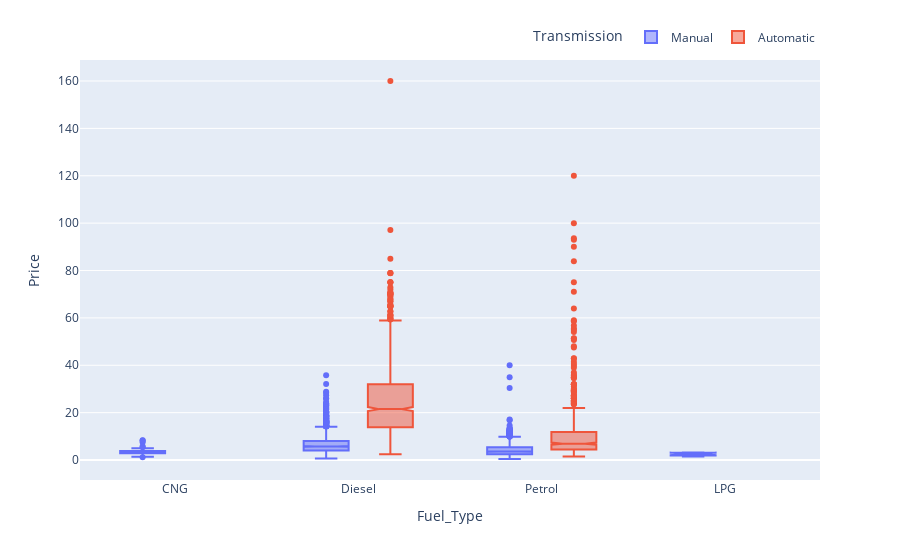

The code cell stored with this chart in its notebook:
### Code cell
fig = px.box(data, x='Fuel_Type',y='Price', color='Transmission', notched=True)
fig.update_layout(legend=dict(orientation="h",yanchor="bottom",y=1.02,xanchor="right",x=1))
fig.show()

### Figure 1 — Plotly figure (JSON) as saved in the notebook; plotly's stock layout.template omitted (floating-point values rounded to 4 significant figures; data arrays with more than 128 entries replaced by an {"elided": "..."} marker saying what was removed)
{"data": [{"alignmentgroup": "True", "hovertemplate": "Transmission=Manual<br>Fuel_Type=%{x}<br>Price=%{y}<extra></extra>", "legendgroup": "Manual", "marker": {"color": "#636efa"}, "name": "Manual", "notched": true, "offsetgroup": "Manual", "orientation": "v", "showlegend": true, "type": "box", "x": {"elided": "4266 str values"}, "x0": " ", "xaxis": "x", "y": {"elided": "4266 float values"}, "y0": " ", "yaxis": "y"}, {"alignmentgroup": "True", "hovertemplate": "Transmission=Automatic<br>Fuel_Type=%{x}<br>Price=%{y}<extra></extra>", "legendgroup": "Automatic", "marker": {"color": "#EF553B"}, "name": "Automatic", "notched": true, "offsetgroup": "Automatic", "orientation": "v", "showlegend": true, "type": "box", "x": {"elided": "1709 str values"}, "x0": " ", "xaxis": "x", "y": {"elided": "1709 float values"}, "y0": " ", "yaxis": "y"}], "layout": {"boxmode": "group", "legend": {"orientation": "h", "title": {"text": "Transmission"}, "tracegroupgap": 0, "x": 1, "xanchor": "right", "y": 1.02, "yanchor": "bottom"}, "margin": {"t": 60}, "xaxis": {"anchor": "y", "domain": [0, 1], "title": {"text": "Fuel_Type"}}, "yaxis": {"anchor": "x", "domain": [0, 1], "title": {"text": "Price"}}}}
